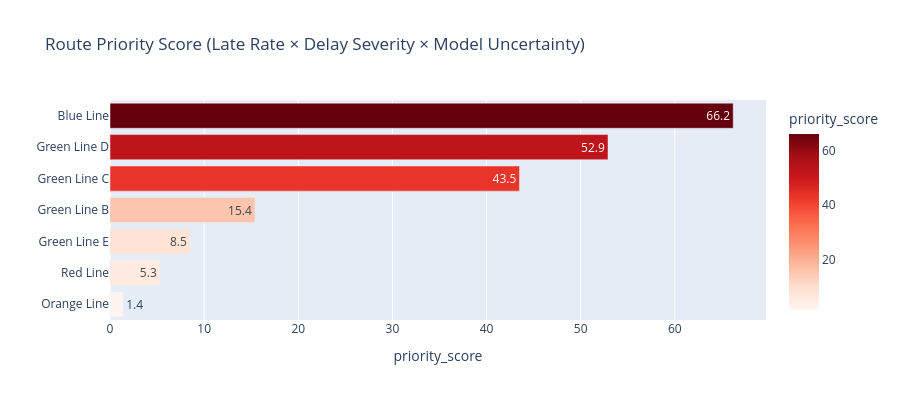

Here is the notebook cell this chart was saved with:
### Code cell
# Which routes should MBTA prioritize?
priority = test_results.groupby("route_name").agg(
    total_predictions=("actual_delay", "count"),
    avg_delay=("actual_delay", "mean"),
    late_rate=("actual_late", "mean"),
    model_mae=("abs_error", "mean"),
    model_accuracy=("actual_late", lambda x: (
        test_results.loc[x.index, "actual_late"] == test_results.loc[x.index, "predicted_late"]
    ).mean()),
).round(2).sort_values("late_rate", ascending=False)

priority["priority_score"] = (
    priority["late_rate"] * 40 +
    (priority["avg_delay"].clip(lower=0) / priority["avg_delay"].clip(lower=0).max()) * 30 +
    (1 - priority["model_accuracy"]) * 30
).round(1)

priority = priority.sort_values("priority_score", ascending=False)

print("ROUTE PRIORITY RANKING (higher = needs more attention)")
print("=" * 80)
print(priority.to_string())

fig = px.bar(
    priority.reset_index().sort_values("priority_score"),
    x="priority_score",
    y="route_name",
    orientation="h",
    title="Route Priority Score (Late Rate × Delay Severity × Model Uncertainty)",
    color="priority_score",
    color_continuous_scale="Reds",
    text="priority_score",
)
fig.update_layout(height=400, yaxis_title="")
fig.show()

### Figure 1 — Plotly figure (JSON) as saved in the notebook; plotly's stock layout.template omitted (floating-point values rounded to 4 significant figures)
{"data": [{"hovertemplate": "priority_score=%{marker.color}<br>route_name=%{y}<extra></extra>", "legendgroup": "", "marker": {"color": [1.4, 5.3, 8.5, 15.4, 43.5, 52.9, 66.2], "coloraxis": "coloraxis", "pattern": {"shape": ""}}, "name": "", "orientation": "h", "showlegend": false, "text": [1.4, 5.3, 8.5, 15.4, 43.5, 52.9, 66.2], "textposition": "auto", "type": "bar", "x": [1.4, 5.3, 8.5, 15.4, 43.5, 52.9, 66.2], "xaxis": "x", "y": ["Orange Line", "Red Line", "Green Line E", "Green Line B", "Green Line C", "Green Line D", "Blue Line"], "yaxis": "y"}], "layout": {"barmode": "relative", "coloraxis": {"colorbar": {"title": {"text": "priority_score"}}, "colorscale": [[0, "rgb(255,245,240)"], [0.125, "rgb(254,224,210)"], [0.25, "rgb(252,187,161)"], [0.375, "rgb(252,146,114)"], [0.5, "rgb(251,106,74)"], [0.625, "rgb(239,59,44)"], [0.75, "rgb(203,24,29)"], [0.875, "rgb(165,15,21)"], [1, "rgb(103,0,13)"]]}, "height": 400, "legend": {"tracegroupgap": 0}, "title": {"text": "Route Priority Score (Late Rate × Delay Severity × Model Uncertainty)"}, "xaxis": {"anchor": "y", "domain": [0, 1], "title": {"text": "priority_score"}}, "yaxis": {"anchor": "x", "domain": [0, 1], "title": {"text": ""}}}}
